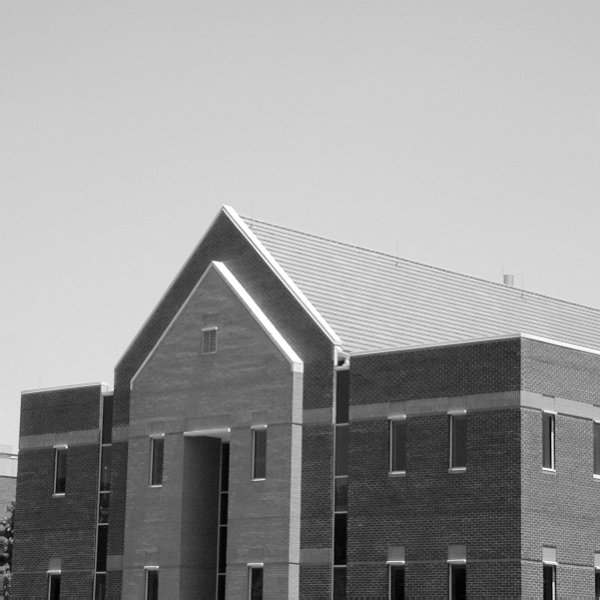
#> input picture Temas/04_Procesamiento_morfologico/Copia de Casa con bordes.jpg, 600 x 600 px, found by its file name
$ python 'Operaciones morfogicas basicas.py'
#> lines starting #> are read from the running program, lines starting #| are printed output that depends on the picture; after the words box and inside, x2 and y2 are one past the last pixel; in counts of white or black regions, pixels touching at a corner belong together
import cv2
import numpy as np
import matplotlib.pyplot as plt

def crear_matriz(alto, ancho, valor):
    return [[valor for _ in range(ancho)] for _ in range(alto)]

def copiar_matriz(matriz):
    return [fila[:] for fila in matriz]

def agregar_borde(imagen, pad_h, pad_w, valor_borde):
    """Añade un borde a la imagen para que el kernel no se salga de los límites."""
    alto = len(imagen)
    ancho = len(imagen[0])
    # Calculamos el nuevo tamaño
    nuevo_alto = alto + 2 * pad_h
    nuevo_ancho = ancho + 2 * pad_w

    # Creamos un lienzo más grande lleno del valor del borde
    matriz_borde = crear_matriz(nuevo_alto, nuevo_ancho, valor_borde)

    # Copiamos la imagen original en el centro de este lienzo
    for i in range(alto):
        for j in range(ancho):
            matriz_borde[i + pad_h][j + pad_w] = imagen[i][j]

    return matriz_borde

# Funciones morfologicas básicas ----------------------------------------------------------------------------------------------------

def dilatar(imagen, kernel):

    alto_img, ancho_img = len(imagen), len(imagen[0])
    alto_k, ancho_k = len(kernel), len(kernel[0])

    pad_h = alto_k // 2
    pad_w = ancho_k // 2

    # Añadimos padding
    img_borde = agregar_borde(imagen, pad_h, pad_w, 0)
    resultado = crear_matriz(alto_img, ancho_img, 0)

    for i in range(alto_img):
        for j in range(ancho_img):
            # Superponemos el kernel sobre la imagen original
            coincide = False
            for ki in range(alto_k):
                for kj in range(ancho_k):
                    # Si el kernel es 1 y el pixel de abajo de la imagen también es 1, hay coincidencia
                    if kernel[ki][kj] == 1 and img_borde[i + ki][j + kj] == 1:
                        coincide = True
                        break # Si ya encontramos uno, no hace falta buscar más en esta ventana
                if coincide:
                    break

            # Si hubo al menos una coincidencia, el pixel central se vuelve 1
            if coincide:
                resultado[i][j] = 1

    return resultado

def erosionar(imagen, kernel):
    """Erosión usando solo bucles y listas."""
    alto_img, ancho_img = len(imagen), len(imagen[0])
    alto_k, ancho_k = len(kernel), len(kernel[0])

    pad_h = alto_k // 2
    pad_w = ancho_k // 2

    # Para erosión el borde DEBE ser 1 para no afectar falsamente los bordes reales de la imagen
    img_borde = agregar_borde(imagen, pad_h, pad_w, 1)
    resultado = crear_matriz(alto_img, ancho_img, 0)

    for i in range(alto_img):
        for j in range(ancho_img):
            # Asumimos que todo va a coincidir
            coincide_todo = True
            for ki in range(alto_k):
                for kj in range(ancho_k):
                    # Si el kernel exige un 1, pero la imagen tiene un 0, se rompe la erosión
                    if kernel[ki][kj] == 1 and img_borde[i + ki][j + kj] == 0:
                        coincide_todo = False
                        break
                if not coincide_todo:
                    break

            # Solo si TODOS los pixeles bajo el kernel coincidieron, se marca como 1
            if coincide_todo:
                resultado[i][j] = 1

    return resultado


# ----------------------------------------------------------------------------------------------------

# Cargamos la
ruta = r'Temas\04_Procesamiento_morfologico\Copia de Casa con bordes.jpg'
img_original = cv2.imread(ruta, cv2.IMREAD_GRAYSCALE)
#> img_original is the input picture: shape (600, 600); min 0, max 255, mean 152.9
img_original = img_original[250:300, 150:200]
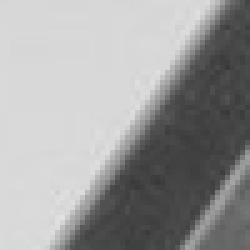
#> img_original: shape (50, 50) (shown 5 times larger); min 57, max 225, mean 156.5


# Binarizamos y hacemos que se invierta para el fondo negro y objeto blanco
# _, img_binaria_np = cv2.threshold(img_original, 127, 1, cv2.THRESH_BINARY)
_, img_binaria_np = cv2.threshold(img_original, 127, 1, cv2.THRESH_BINARY_INV)
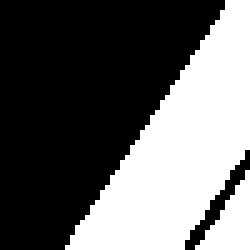
#> img_binaria_np: shape (50, 50) (shown 5 times larger); values 0 (black) and 1 (white), 39.3% white; 2 white regions, box (x1, y1, x2, y2) and area: (13, 0, 50, 50) 892, (39, 34, 50, 50) 90


# CONVERSIÓN CRÍTICA: Pasamos la matriz de OpenCV/NumPy a listas puras de Python
img_lista_pura = img_binaria_np.tolist()
#> img_lista_pura = 50 items

# Definimos un kernel de 3x3 como lista pura de Python
kernel_lista = [
    [0, 0, 1],
    [0, 1, 0],
    [1, 0, 0]
]

# kernel_lista = [
#     [0, 0, 1],
#     [0, 1, 1],
#     [1, 1, 1]
# ]

# Aplicar funciones
res_erosionada = erosionar(img_lista_pura, kernel_lista)
#> in erosionar, `alto_img, ancho_img = len(imagen), len(imagen[0])`: alto_img = 50
#> in agregar_borde, `nuevo_alto = alto + 2 * pad_h`: nuevo_alto = 52
#> in agregar_borde, `matriz_borde = crear_matriz(nuevo_alto, nuevo_ancho, valor_borde)`: matriz_borde = 52 items
#> in erosionar, `resultado = crear_matriz(alto_img, ancho_img, 0)`: resultado = 50 items
#> res_erosionada = 50 items

res_dilatada = dilatar(img_lista_pura, kernel_lista)
#> in dilatar, `alto_img, ancho_img = len(imagen), len(imagen[0])`: alto_img = 50
#> in dilatar, `img_borde = agregar_borde(imagen, pad_h, pad_w, 0)`: img_borde = 52 items
#> in dilatar, `resultado = crear_matriz(alto_img, ancho_img, 0)`: resultado = 50 items
#> res_dilatada = 50 items

# ==========================================
# ---------- Resultados
# ==========================================

# Multiplicamos por 255 para que Matplotlib lo dibuje en blanco y negro estándar.

titulos = ['Original (Binaria)', 'Erosión', 'Dilatación']

imagenes = [
    np.array(img_lista_pura, dtype=np.uint8) * 255,
    np.array(res_erosionada, dtype=np.uint8) * 255,
    np.array(res_dilatada, dtype=np.uint8) * 255,
]

plt.figure(figsize=(15, 6))
for i in range(3):
    plt.subplot(1, 3, i+1)
    plt.imshow(imagenes[i], cmap='gray')
    plt.title(titulos[i])
    plt.axis('off')

plt.tight_layout()
plt.show()
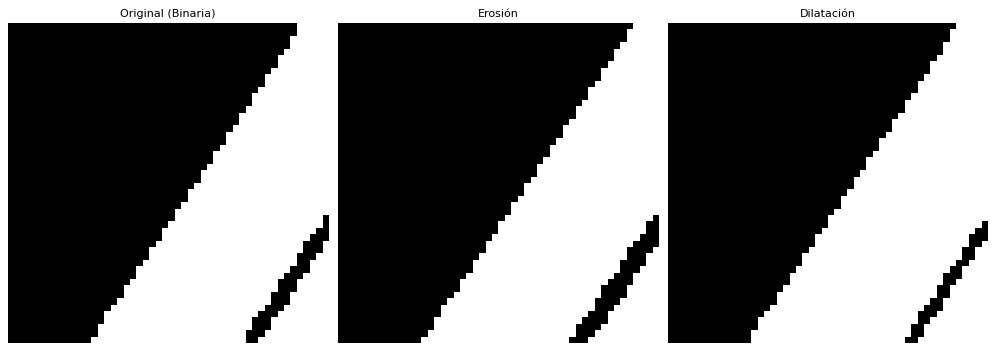
#> figure drawn by matplotlib, 3 panels
